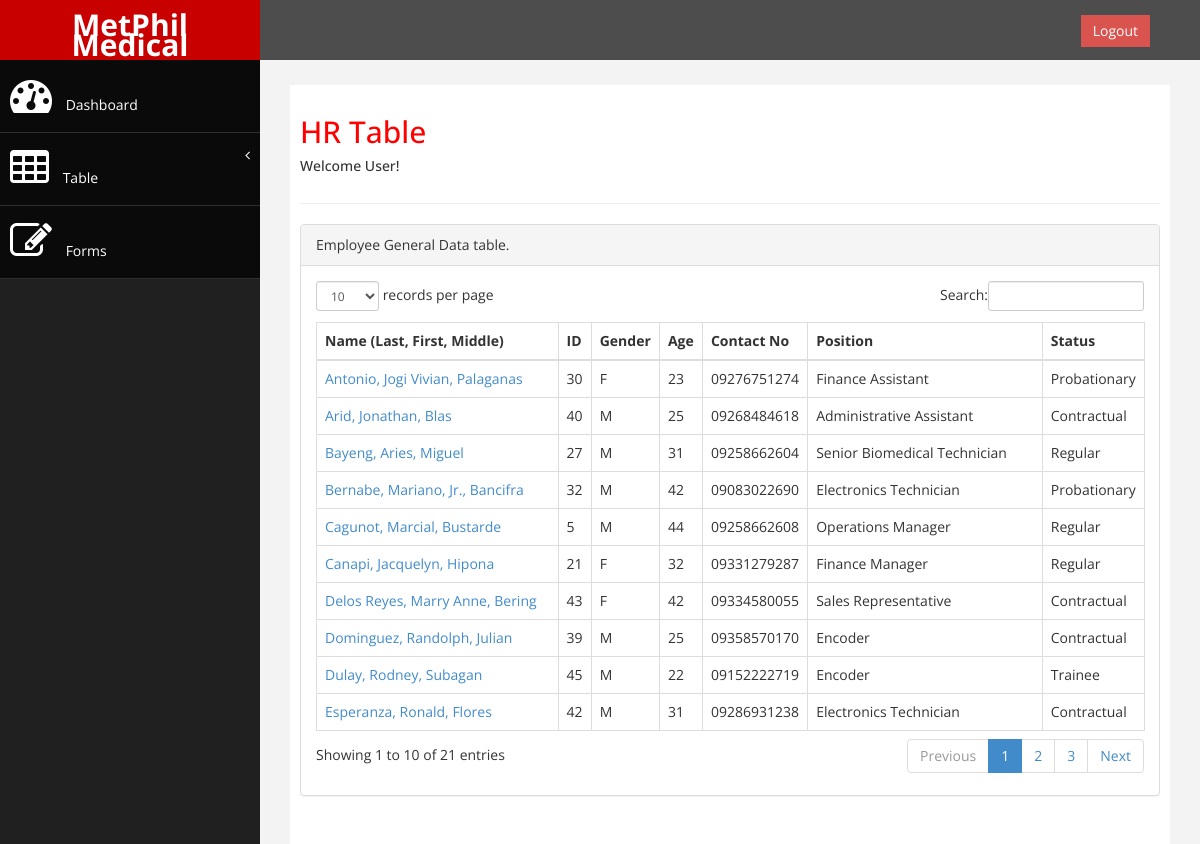
Page /table.php on the committed database.
### tables this page shows
CREATE TABLE `employees` (
  `bloodType` text,
  `licenseId` text,
  `phicId` text,
  `employeeId` bigint(5) NOT NULL AUTO_INCREMENT,
  `hdmfId` text,
  `sssId` text,
  `tinId` text,
  `firstname` text,
  `educationalAttainment` text,
  `middlename` text,
  `lastname` text,
  `contactNo` text,
  `address` text,
  `licenseExpiration` text,
  `civilStatus` text,
  `school` text,
  `license` text,
  `gender` text,
  `age` int(11) DEFAULT NULL,
  `birthdate` text,
  `position` text,
  `empStatus` text,
  `statusEndDate` text,
  `statusEvaluationDate` text,
  PRIMARY KEY (`employeeId`)
);

### table.php (the view, shortened to what this page needs)
<!DOCTYPE html>
<html xmlns="http://www.w3.org/1999/xhtml">
<head>
    <link href="assets/css/bootstrap.css" rel="stylesheet" />
    <link href="assets/css/font-awesome.css" rel="stylesheet" />
    <link href="assets/css/custom.css" rel="stylesheet" />
    <link href="assets/css/style.css" rel="stylesheet" />
    <link href="assets/js/dataTables/dataTables.bootstrap.css" rel="stylesheet" />
</head>
<body>
    <div id="wrapper">
        <nav class="navbar navbar-default navbar-cls-top " role="navigation" style="margin-bottom: 0">
            <div class="navbar-header">
                <a class="navbar-brand" href="index.php">MetPhil Medical</a>
            </div>
            <div style="color: white; padding: 15px 50px 5px 50px; float: right; font-size: 16px;">
                <a href="login/index.php" class="btn btn-danger square-btn-adjust">Logout</a>
            </div>
        </nav>
                <nav class="navbar-default navbar-side" role="navigation">
            <div class="sidebar-collapse">
                <ul class="nav" id="main-menu">
                    <li>
                        <a  href="dashboard.php"><i class="fa fa-dashboard fa-3x"></i> Dashboard</a>
                    </li>
                    <li>
                        <a href="#"><i class="fa fa-table fa-3x"></i> Table<span class="fa arrow"></span></a>
                      </li>
                    <li  >
                        <a  href="form.php"><i class="fa fa-edit fa-3x"></i> Forms </a>
                    </li>
                </ul>
            </div>
        </nav>
        <div id="page-wrapper" >
            <div id="page-inner">
                <div class="row">
                    <div class="col-md-12">
                     <h2>HR Table</h2>
                        <h5>Welcome User!</h5>
                    </div>
                </div>
                 <hr />
                <div class="row">
                    <div class="col-md-12">
                        <div class="panel panel-default">
                            <div class="panel-heading">
                                 Employee General Data table.
                            </div>
                            <div class="panel-body">
                                <div class="table-responsive">
                                    <table class="table table-bordered" id="dataTables-example">
                                        <thead>
                                            <th>Name (Last, First, Middle)</th>
                                            <th>ID</th>
                                            <th>Gender</th>
                                            <th>Age</th>
                                            <th>Contact No</th>
                                            <th>Position</th>
                                            <th>Status</th>
                                        </thead>
                                        <?php
                                            $connection = mysqli_connect("localhost", "root", "", "humanresourcesdb");
                                            echo "<tbody>";
                                                    if(isset($_POST)){
                                                        $query = mysqli_query($connection, "SELECT employeeid, firstName, middleName, lastName, gender, age, contactNo, empStatus, position FROM employees ORDER BY lastName;");
                                                        $count = mysqli_num_rows($query);
                                                        if($count == 0){
                                                            echo "No results found.";
                                                            echo mysqli_error($connection);
                                                        }else{
                                                            while($row = mysqli_fetch_array($query)){
                                                            $employeeid = $row[0];
                                                            $firstName = $row[1];
                                                            $middleName = $row[2];
                                                            $lastName = $row[3];
                                                            $gender = $row[4];
                                                            $age = $row[5];
                                                            $contactNo = $row[6];
                                                            $empStatus = $row[7];
                                                            $position = $row[8];
                                                                echo "<tr>";
                                                                    echo "<td><form action='fulltable.php?employeeid=$employeeid' method='POST'><a href='fulltable.php?employeeid=$employeeid'>$lastName, $firstName, $middleName</a></form></td>";
                                                                    echo "<td>$employeeid</td>";
                                                                    echo "<td>$gender</td>";
                                                                    echo "<td>$age</td>";
                                                                    echo "<td>$contactNo</td>";
                                                                    echo "<td>$position</td>";
                                                                    echo "<td>$empStatus</td>";
                                                                echo "</tr>";
                                                            }
                                                        }
                                                    }
                                            echo "</tbody>";
                                        ?>
                                </table>
                            </div>
                        </div>
                    </div>
                </div>
            </div>
        </div>
    </div>
            </div>
</body>
</html>

### assets/css/custom.css (style rules this page uses)
body { font-family: 'Open Sans', sans-serif; }
#wrapper { width: 100%; background:#202020; }
#page-wrapper { padding: 15px 15px; min-height: 600px; background:#F3F3F3; }
#page-inner { width:100%; margin:10px 20px 10px 0px; background-color:#fff!important; padding:10px; min-height:1200px; }
h2 { color: #f00; }
.square-btn-adjust { border: 0px solid transparent; -webkit-border-radius: 0px; -moz-border-radius: 0px; border-radius: 0px; }
.navbar-cls-top .navbar-brand { color: #fff; background: #C90000; width: 260px; text-align: center; height: 60px; font-size: 30px; font-weight: 700; }
.arrow { float: right; }
.fa.arrow:before { content: "\f104"; }
.sidebar-collapse , .sidebar-collapse .nav { background:none; }
.sidebar-collapse .nav { padding:0; }
.sidebar-collapse .nav > li > a { color:#fff; background:#0A0A0A; text-shadow:none; }
.sidebar-collapse > .nav > li > a { padding:15px 10px; }
.sidebar-collapse > .nav > li { border-bottom: 1px solid rgba(107, 108, 109, 0.19); }
.navbar-side { border:none; background-color: #202020; }
.navbar-cls-top { background:#4D4D4D; border-bottom:none; }
.navbar-default { border:0px solid black; }
.navbar-header { background: #A70303; }
.nav > li > a > i { margin-right:10px; }
@media (min-width:768px) { #page-wrapper { margin: 0 0 0 260px; padding: 15px 30px; min-height: 1200px; } }
@media (min-width:768px) { .navbar-side { z-index: 1; position: absolute; width: 260px; } }
@media (min-width:768px) { .navbar { border-radius: 0px; } }

### rows in the picture
employees: lastname "Antonio", firstname "Jogi Vivian", middlename "Palaganas", employeeId "30", gender "F", age "23", contactNo "09276751274", position "Finance Assistant", empStatus "Probationary"
employees: lastname "Arid", firstname "Jonathan", middlename "Blas", employeeId "40", gender "M", age "25", contactNo "09268484618", position "Administrative Assistant", empStatus "Contractual"
employees: lastname "Bayeng", firstname "Aries", middlename "Miguel", employeeId "27", gender "M", age "31", contactNo "09258662604", position "Senior Biomedical Technician", empStatus "Regular"
employees: lastname "Bernabe", firstname "Mariano, Jr.", middlename "Bancifra", employeeId "32", gender "M", age "42", contactNo "09083022690", position "Electronics Technician", empStatus "Probationary"
employees: lastname "Cagunot", firstname "Marcial", middlename "Bustarde", employeeId "5", gender "M", age "44", contactNo "09258662608", position "Operations Manager", empStatus "Regular"
employees: lastname "Canapi", firstname "Jacquelyn", middlename "Hipona", employeeId "21", gender "F", age "32", contactNo "09331279287", position "Finance Manager", empStatus "Regular"
employees: lastname "Delos Reyes", firstname "Marry Anne", middlename "Bering", employeeId "43", gender "F", age "42", contactNo "09334580055", position "Sales Representative", empStatus "Contractual"
employees: lastname "Dominguez", firstname "Randolph", middlename "Julian", employeeId "39", gender "M", age "25", contactNo "09358570170", position "Encoder", empStatus "Contractual"
employees: lastname "Dulay", firstname "Rodney", middlename "Subagan", employeeId "45", gender "M", age "22", contactNo "09152222719", position "Encoder", empStatus "Trainee"
employees: lastname "Esperanza", firstname "Ronald", middlename "Flores", employeeId "42", gender "M", age "31", contactNo "09286931238", position "Electronics Technician", empStatus "Contractual"
